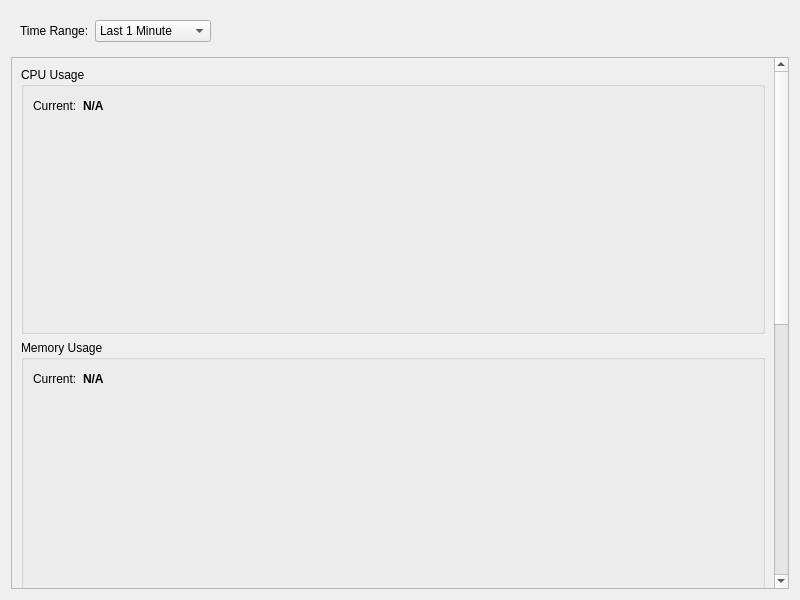
<?xml version="1.0" encoding="UTF-8"?>
<ui version="4.0">
 <class>PerformanceTabPage</class>
 <widget class="QWidget" name="PerformanceTabPage">
  <property name="geometry">
   <rect>
    <x>0</x>
    <y>0</y>
    <width>800</width>
    <height>600</height>
   </rect>
  </property>
  <property name="windowTitle">
   <string>Performance</string>
  </property>
  <layout class="QVBoxLayout" name="verticalLayout">
   <item>
    <widget class="QWidget" name="headerWidget" native="true">
     <layout class="QHBoxLayout" name="horizontalLayout">
      <item>
       <widget class="QLabel" name="label">
        <property name="text">
         <string>Time Range:</string>
        </property>
       </widget>
      </item>
      <item>
       <widget class="QComboBox" name="timeRangeCombo">
        <item>
         <property name="text">
          <string>Last 1 Minute</string>
         </property>
        </item>
        <item>
         <property name="text">
          <string>Last 5 Minutes</string>
         </property>
        </item>
        <item>
         <property name="text">
          <string>Last 10 Minutes</string>
         </property>
        </item>
        <item>
         <property name="text">
          <string>Last Hour</string>
         </property>
        </item>
       </widget>
      </item>
      <item>
       <spacer name="horizontalSpacer">
        <property name="orientation">
         <enum>Qt::Horizontal</enum>
        </property>
        <property name="sizeHint" stdset="0">
         <size>
          <width>40</width>
          <height>20</height>
         </size>
        </property>
       </spacer>
      </item>
     </layout>
    </widget>
   </item>
   <item>
    <widget class="QScrollArea" name="scrollArea">
     <property name="widgetResizable">
      <bool>true</bool>
     </property>
     <widget class="QWidget" name="scrollAreaWidgetContents">
      <property name="geometry">
       <rect>
        <x>0</x>
        <y>0</y>
        <width>780</width>
        <height>542</height>
       </rect>
      </property>
      <layout class="QVBoxLayout" name="verticalLayout_2">
       <item>
        <widget class="QGroupBox" name="cpuGroupBox">
         <property name="title">
          <string>CPU Usage</string>
         </property>
         <layout class="QVBoxLayout" name="verticalLayout_3">
          <item>
           <layout class="QHBoxLayout" name="horizontalLayout_2">
            <item>
             <widget class="QLabel" name="cpuLabel">
              <property name="text">
               <string>Current:</string>
              </property>
             </widget>
            </item>
            <item>
             <widget class="QLabel" name="cpuCurrentLabel">
              <property name="text">
               <string>N/A</string>
              </property>
              <property name="font">
               <font>
                <weight>75</weight>
                <bold>true</bold>
               </font>
              </property>
             </widget>
            </item>
            <item>
             <spacer name="horizontalSpacer_2">
              <property name="orientation">
               <enum>Qt::Horizontal</enum>
              </property>
              <property name="sizeHint" stdset="0">
               <size>
                <width>40</width>
                <height>20</height>
               </size>
              </property>
             </spacer>
            </item>
           </layout>
          </item>
          <item>
           <widget class="QWidget" name="cpuChartWidget" native="true">
            <property name="minimumSize">
             <size>
              <width>0</width>
              <height>200</height>
             </size>
            </property>
           </widget>
          </item>
         </layout>
        </widget>
       </item>
       <item>
        <widget class="QGroupBox" name="memoryGroupBox">
         <property name="title">
          <string>Memory Usage</string>
         </property>
         <layout class="QVBoxLayout" name="verticalLayout_4">
          <item>
           <layout class="QHBoxLayout" name="horizontalLayout_3">
            <item>
             <widget class="QLabel" name="memoryLabel">
              <property name="text">
               <string>Current:</string>
              </property>
             </widget>
            </item>
            <item>
             <widget class="QLabel" name="memoryCurrentLabel">
              <property name="text">
               <string>N/A</string>
              </property>
              <property name="font">
               <font>
                <weight>75</weight>
                <bold>true</bold>
               </font>
              </property>
             </widget>
            </item>
            <item>
             <spacer name="horizontalSpacer_3">
              <property name="orientation">
               <enum>Qt::Horizontal</enum>
              </property>
              <property name="sizeHint" stdset="0">
               <size>
                <width>40</width>
                <height>20</height>
               </size>
              </property>
             </spacer>
            </item>
           </layout>
          </item>
          <item>
           <widget class="QWidget" name="memoryChartWidget" native="true">
            <property name="minimumSize">
             <size>
              <width>0</width>
              <height>200</height>
             </size>
            </property>
           </widget>
          </item>
         </layout>
        </widget>
       </item>
       <item>
        <widget class="QGroupBox" name="networkGroupBox">
         <property name="title">
          <string>Network I/O</string>
         </property>
         <layout class="QVBoxLayout" name="verticalLayout_5">
          <item>
           <widget class="QWidget" name="networkChartWidget" native="true">
            <property name="minimumSize">
             <size>
              <width>0</width>
              <height>200</height>
             </size>
            </property>
           </widget>
          </item>
         </layout>
        </widget>
       </item>
       <item>
        <widget class="QGroupBox" name="diskGroupBox">
         <property name="title">
          <string>Disk I/O</string>
         </property>
         <layout class="QVBoxLayout" name="verticalLayout_6">
          <item>
           <widget class="QWidget" name="diskChartWidget" native="true">
            <property name="minimumSize">
             <size>
              <width>0</width>
              <height>200</height>
             </size>
            </property>
           </widget>
          </item>
         </layout>
        </widget>
       </item>
      </layout>
     </widget>
    </widget>
   </item>
  </layout>
 </widget>
 <resources/>
 <connections/>
</ui>
